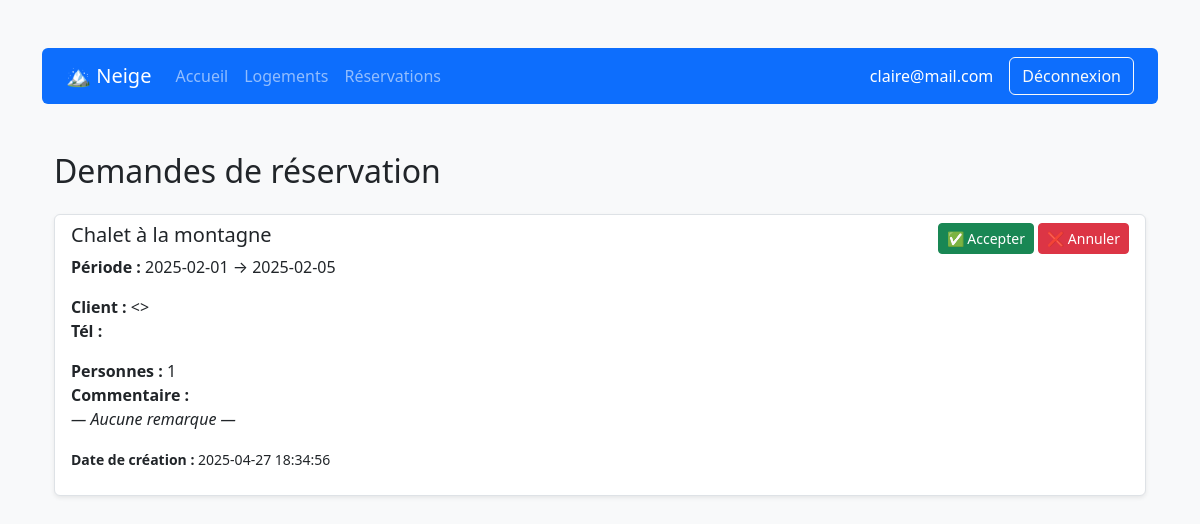
The page /index.php?page=3 (signed in) on the database its author committed.
### tables this page shows
CREATE TABLE reservations (
    id INT AUTO_INCREMENT PRIMARY KEY,
    client_id INT,
    logement_id INT,
    date_debut DATE,
    date_fin DATE,
    statut ENUM('en_attente', 'acceptee', 'annulee') DEFAULT 'en_attente',
    date_reservation TIMESTAMP DEFAULT CURRENT_TIMESTAMP,
    FOREIGN KEY (client_id) REFERENCES user(id),
    FOREIGN KEY (logement_id) REFERENCES logements(id)
);

CREATE TABLE logements (
    id INT AUTO_INCREMENT PRIMARY KEY,
    proprietaire_id INT,
    titre VARCHAR(255),
    description TEXT,
    adresse VARCHAR(255),
    prix_par_nuit DECIMAL(10, 2),
    disponible BOOLEAN DEFAULT TRUE,
    FOREIGN KEY (proprietaire_id) REFERENCES user(id)
);

### modele/modele.class.php (called while the page is built, shortened)
<?php
class Modele {
    private $pdo;
    public function __construct() {
        try {
            $this->pdo = new PDO("mysql:host=localhost;dbname=neige", "root", "");
            $this->pdo->setAttribute(PDO::ATTR_ERRMODE, PDO::ERRMODE_EXCEPTION);
        } catch (PDOException $exp) {
            echo "Erreur de connexion à la BDD : " . $exp->getMessage();
        }
    }
    public function selectLogementById($id) {
        $stmt = $this->pdo->prepare("SELECT * FROM logements WHERE id = :id");
        $stmt->execute([":id" => $id]);
        return $stmt->fetch();
    }
    public function selectReservationsByProprietaire($proprio_id) {
        $stmt = $this->pdo->prepare("SELECT r.* FROM reservations r JOIN logements l ON r.logement_id = l.id WHERE l.proprietaire_id = :proprio_id");
        $stmt->execute([":proprio_id" => $proprio_id]);
        return $stmt->fetchAll();
    }
}
?>

### controleur/controleur.class.php (called while the page is built, shortened)
<?php
require_once("modele/modele.class.php");
class Controleur {
    private $unModele;
    public function __construct() {
        $this->unModele = new Modele();
    }
    public function getLogementById($id) {
        return $this->unModele->selectLogementById($id);
    }
    public function getReservationsProprietaire($proprio_id) {
        return $this->unModele->selectReservationsByProprietaire($proprio_id);
    }
}
?>

### gestion_reservations.php (the view, shortened to what this page needs)
<?php
$type    = $_SESSION['type'] ?? '';
$id_user = $_SESSION['id']   ?? null;
if ($type === 'client') {
    $reservations = $unControleur->getReservationsClient($id_user);
} elseif ($type === 'proprietaire') {
    $reservations = $unControleur->getReservationsProprietaire($id_user);
} else {
    $reservations = [];
}
?>
<div class="container my-5">
  <h2 class="mb-4">
    <?= $type === 'client' ? 'Mes réservations' : 'Demandes de réservation' ?>
  </h2>
  <?php if (empty($reservations)): ?>
    <div class="alert alert-info">Aucune réservation à afficher.</div>
  <?php else: ?>
    <div class="list-group">
      <?php foreach ($reservations as $res):
          $log = $unControleur->getLogementById($res['logement_id']);
      ?>
        <div class="list-group-item mb-3 shadow-sm">
          <div class="row">
            <div class="col-md-8">
              <h5><?= htmlspecialchars($log['titre'] ?? '') ?></h5>
              <p>
                <strong>Période :</strong>
                <?= htmlspecialchars($res['date_debut']) ?> → <?= htmlspecialchars($res['date_fin']) ?>
              </p>
              <p>
                <strong>Client :</strong>
                &lt;<?= htmlspecialchars($res['email_client'] ?? '') ?>&gt;<br>
                <strong>Tél :</strong> <?= htmlspecialchars($res['telephone'] ?? '') ?>
              </p>
              <p>
                <strong>Personnes :</strong> <?= (int)($res['nb_personnes'] ?? 1) ?><br>
                <strong>Commentaire :</strong><br>
                <em><?= nl2br(htmlspecialchars($res['commentaire'] ?? '— Aucune remarque —')) ?></em>
              </p>
              <p><small><strong>Date de création :</strong> <?= htmlspecialchars($res['date_reservation']) ?></small></p>
            </div>
            <div class="col-md-4 text-end">
              <?php if ($type === 'proprietaire' && $res['statut'] === 'en_attente'): ?>
                <form method="post" class="d-inline">
                  <button name="actionReservation" value="accepter" class="btn btn-sm btn-success">✅ Accepter</button>
                </form>
                <form method="post" class="d-inline">
                  <button name="actionReservation" value="annuler" class="btn btn-sm btn-danger">❌ Annuler</button>
                </form>
              <?php endif; ?>
            </div>
          </div>
        </div>
      <?php endforeach; ?>
    </div>
  <?php endif; ?>
</div>

### rows shown on the page
reservations: logement.titre "Chalet à la montagne", date_debut "2025-02-01", date_fin "2025-02-05", nb_personnes "1", commentaire "— Aucune remarque —", date_reservation "2025-04-27 18:34:56"

### other values the page prints
$_SESSION['email'] "claire@mail.com"
